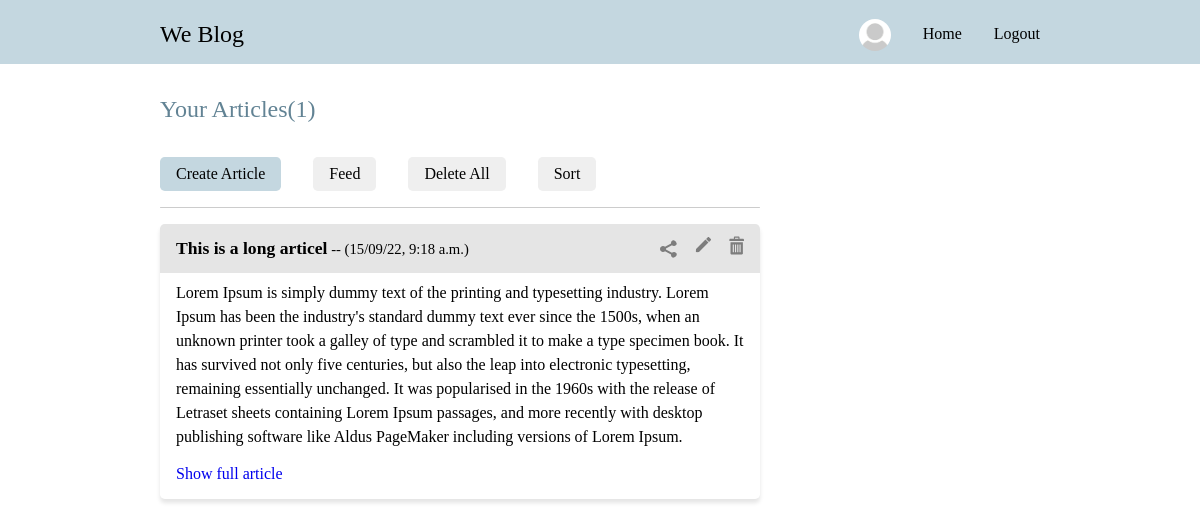
The app's page /Myarticles/ (signed in), older data.
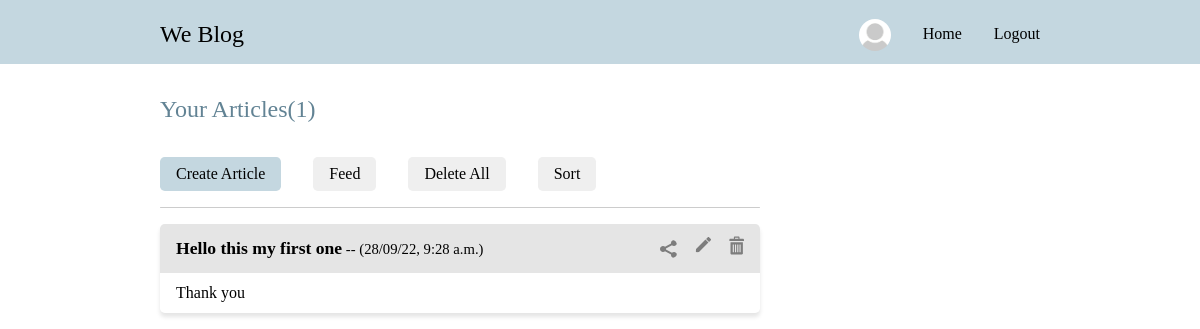
The same page, newer data.
### blog/models.py (models this page shows, shortened)
class Article(models.Model):
    user = models.ForeignKey(User, on_delete=models.CASCADE, null=True)
    title=models.CharField(max_length=200)
    desc=models.TextField()
    date = models.DateTimeField(default=datetime.now)
    pic = models.ImageField(null = True, blank = True, upload_to='Articlepics/')

### blog/views.py (the view)
# urls.py: path('Myarticles/', views.Myarticles, name="Myarticles" ),
def Myarticles(request):
    return render(request, 'Yourarticles.html', {'Article':Article.objects.filter(user=request.user).order_by("-date")})

### Templates/Yourarticles.html (shortened to what this page needs)
{% load static %}
<!DOCTYPE html>
<html lang="en">
  <head>
    <link rel="stylesheet" href="{% static '/Css/Landingpage.css' %}" />
    <link rel="stylesheet" href="{% static '/Css/Home.css' %}" />
  </head>
  <body>
    <header>
      <a href="/"><span>We Blog</span></a>
      <ul>
        <a class="nohover" href="{% url 'Profile' %}"
          ><img src="{{user.profile.pic.url}}" alt="Profile"
        /></a>
        <a href="{% url 'Bloghome' %}">
          <li>Home</li>
        </a>
        <a href="{% url 'Logout' %}">
          <li>Logout</li>
        </a>
      </ul>
    </header>
    <div class="Main">
      <div class="Welcome">
        <h1>Your Articles({{Article.count}})</h1>
        <br />
      </div>
      <div class="Articlecontainer">
        <div class="oneside">
          <div class="Articleheader">
            <button class="Create" type="button" onclick="createarticle()">
              Create Article
            </button>
            <a href="{% url 'Bloghome' %}"
              ><button type="button">Feed</button></a
            >
            {% if Article %}
            <a
              ><button type="button" onclick="deleteall()">
                Delete All
              </button></a
            >
            <a href="{% url 'Sortmine' %}"
              ><button type="button">Sort</button></a
            >
            {% endif %}
          </div>
          <hr />
          {% if Article %} {% for i in Article %}
          <div class="Article">
            <section>
              <p class="title" id="title-{{i.id}}">
                <b>{{i.title}}</b
                ><small>
                  -- ({{i.date | date:"j/m/y"}}, {{i.date | time}})</small
                >
              </p>
              <div class="Share" id="Share-{{i.id}}">
                <svg
                  width="17"
                  title="Share"
                  id="http://127.0.0.1:8000/Detail/{{i.id}}"
                  onclick="Copy(this)"
                  height="18"
                  viewBox="0 0 17 18"
                  fill="none"
                  xmlns="http://www.w3.org/2000/svg"
                >
                  <path
                    d="M0 9C0 10.654 1.346 12 3 12C3.794 12 4.512 11.685 5.049 11.18L11.04 14.604C11.022 14.734 11 14.864 11 15C11 16.654 12.346 18 14 18C15.654 18 17 16.654 17 15C17 13.346 15.654 12 14 12C13.206 12 12.488 12.315 11.951 12.82L5.96 9.397C5.978 9.266 6 9.136 6 9C6 8.864 5.978 8.734 5.96 8.603L11.951 5.18C12.488 5.685 13.206 6 14 6C15.654 6 17 4.654 17 3C17 1.346 15.654 0 14 0C12.346 0 11 1.346 11 3C11 3.136 11.022 3.266 11.04 3.397L5.049 6.82C4.496 6.29468 3.76273 6.00123 3 6C1.346 6 0 7.346 0 9Z"
                    fill="#7D7D7D"
                  />
                </svg>
                <a title="Edit" href="{% url 'Updatepost' i.id %}">
                </a>
                <a title="Delete" href="{% url 'Deletepost' i.id %}">
                </a>
              </div>
            </section>
            <div class="desc">
              <p>{{i.desc}}</p>
            </div>
            {% if i.desc|length > 300 or i.pic %}
            <div class="Articlefooter">
              <p>
                <a href="{% url 'Detail' i.id %}">Show full article</a>
              </p>
            </div>
            {% endif %}
          </div>
          {% endfor %} {% else %}
          <p>No articles here🥲</p>
          {% endif %}
        </div>
      </div>
    </div>
  </body>
</html>

Row changes from the older to the newer data that the page shows:
removed Article: title "This is a long articel", date "15/09/22", date "9:18 a.m.", desc "Lorem Ipsum is simply dummy text of the printing and typesetting industry. Lorem Ipsum has been the industry's standard dummy text ever since the 1500s, when an unknown printer took a galley of type and scrambled it to make a type specimen book. It has survived not only five centuries, but also the leap into electronic typesetting, remaining essentially unchanged. It was popularised in the 1960s with the release of Letraset sheets containing Lorem Ipsum passages, and more recently with desktop publishing software like Aldus PageMaker including versions of Lorem Ipsum.", shows "Show full article"
added Article: title "Hello this my first one", date "28/09/22", date "9:28 a.m.", desc "Thank you"
